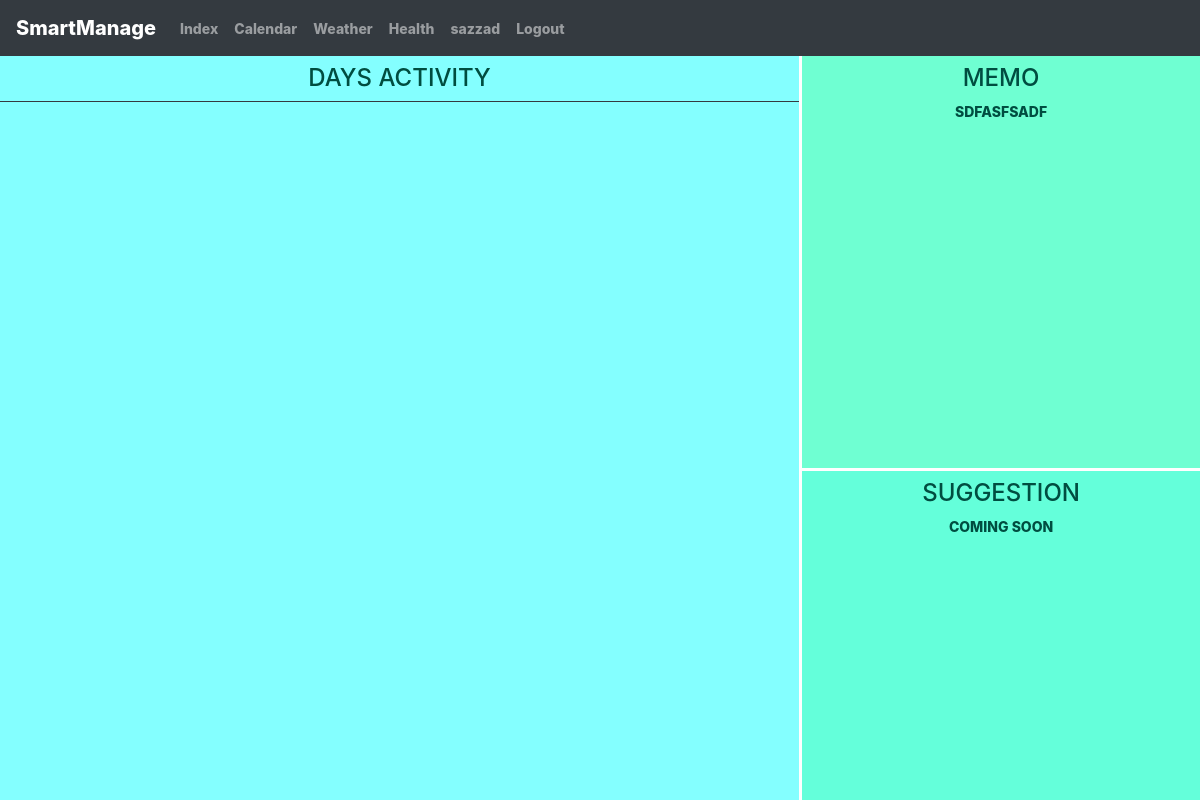
Page /index/ (signed in) on the earlier database version.
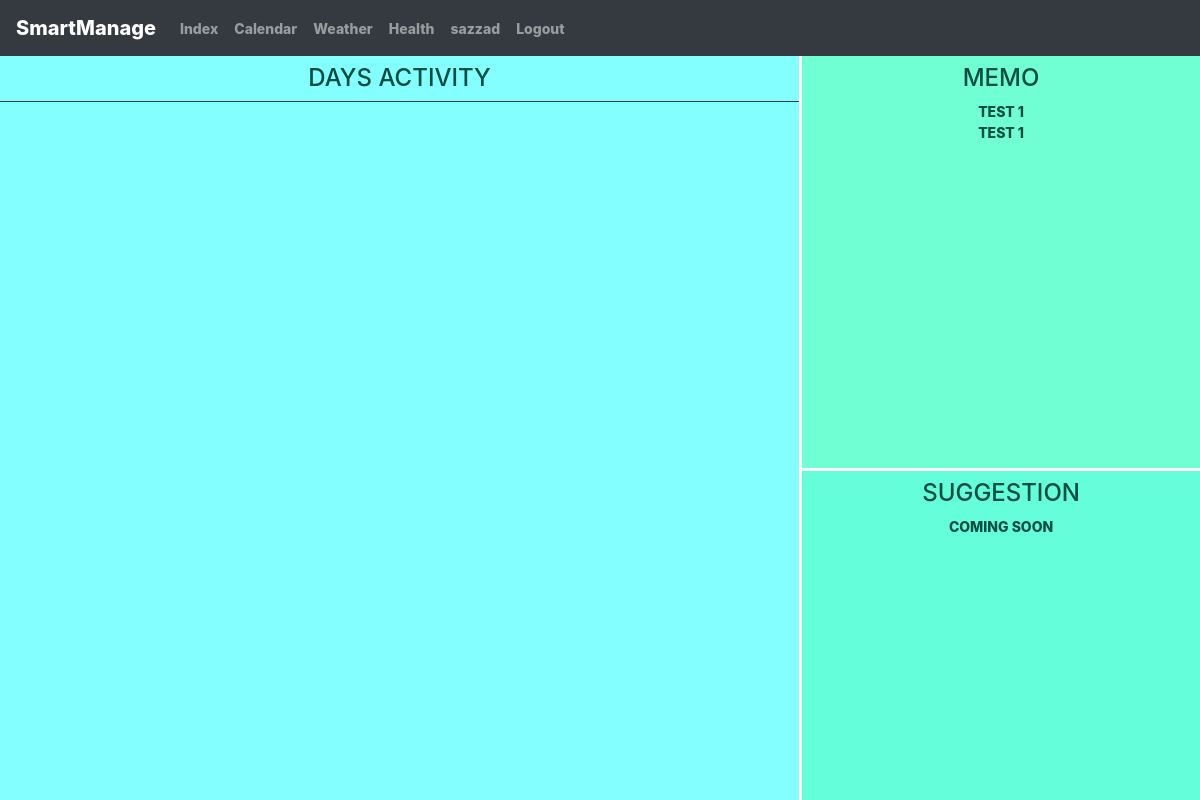
Same page on the later database version.
### manCal/models.py (models this page shows, shortened)
class Notes(models.Model):
    user = models.ForeignKey(settings.AUTH_USER_MODEL, on_delete=models.CASCADE)
    note = models.TextField()
    complited = models.BooleanField(default=False)
    """ defining elements order """
    class Meta:
        ordering = ['complited', 'id']

### manCal/views.py (the view)
# urls.py: path('index/', views.indexView, name="index"),
@login_required
def indexView(request):
    user = CustomUser.objects.get(username= request.user)
    today = datetime.today()
    start_time = today.replace(hour=23, minute=59)
    end_time = today.replace(hour=00, minute=1)
    events = Event.objects.filter(user = user)
    notes = Notes.objects.filter(user=user)
    events_today = []
    for event in events:
        if event.start_time <= start_time and event.end_time >= end_time:
            event_today = {
                'event_id' : event.id,
                'start_time': event.start_time,
                'end_time' : event.end_time,
                'content' : event.description,
                'title': event.title
            }
            events_today.append(event_today)
    context = {
        'events_today' : events_today,
        'notes' : notes
    }
    return render(request, "index.html", context)

### manCal/templates/index.html (shortened to what this page needs)
{% extends "base.html" %}
{% block content %}
<div class="container_index">
    <main class="pt-2">
        <h4>Days Activity</h4>
        <div class="events border-top border-dark">
        </div>
    </main>
    <div id="content1" class="pt-2">
        <h4>Memo</h3>
        {%for note in notes%}
        {{note.note}}<br>
        {%endfor%}
    </div>
    <div id="content2" class="pt-2" >
        <h4>Suggestion</h4>
        Coming soon
    </div>
</div>
{% endblock content %}

Differences in the rows shown:
removed Notes: note "SDFASFSADF"
added Notes: note "TEST 1"
added Notes: note "TEST 1"
